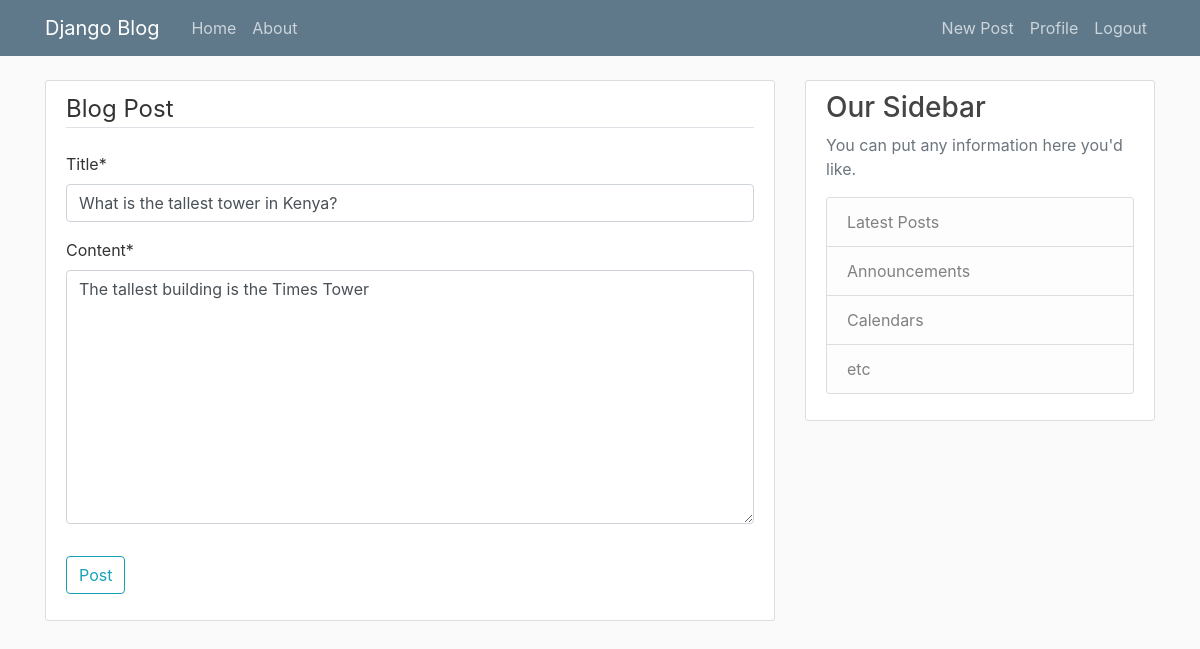
The app's page /post/11/update/ (signed in) with its own data.
### Blogapp/models.py (models this page shows, shortened)
class Post(models.Model):
    title = models.CharField(max_length=100)
    content  = models.TextField()
    date_posted = models.DateTimeField(default = timezone.now)
    author = models.ForeignKey(User, on_delete=models.CASCADE)

### Blogapp/views.py (the view, shortened to what this page needs)
# urls.py: path('post/<int:pk>/update/',PostUpdateView.as_view(), name= 'post-update'),
class PostUpdateView(LoginRequiredMixin,UserPassesTestMixin, UpdateView):
    model = Post
    fields = ['title', 'content']
    def test_func(self):
        post = self.get_object()
        if self.request.user == post.author:   #avoid one user from updating someone elses post
            return True
        return False

### Blogapp/templates/Blogapp/post_form.html (shortened to what this page needs)
{% extends 'Blogapp/base.html' %}
{% load crispy_forms_tags %}
{% block content %}
    <div class="content-section">
        <form method="POST">
            <fieldset class="form-group">
                <legend class= "border-bottom mb-4" >Blog Post</legend>
                {{ form|crispy }}
            </fieldset>
            <div class="form-group">
                <button class= "btn btn-outline-info" type="submit" >Post</button>
            </div>
        </form>
    </div>
{% endblock content %}

### Blogapp/static/Blogapp/main.css (style rules this page uses)
body { background: #fafafa; color: #333333; margin-top: 5rem; }
.content-section { background: #ffffff; padding: 10px 20px; border: 1px solid #dddddd; border-radius: 3px; margin-bottom: 20px; }

### records on screen
Post: title "What is the tallest tower in Kenya?", content "The tallest building is the Times Tower"
